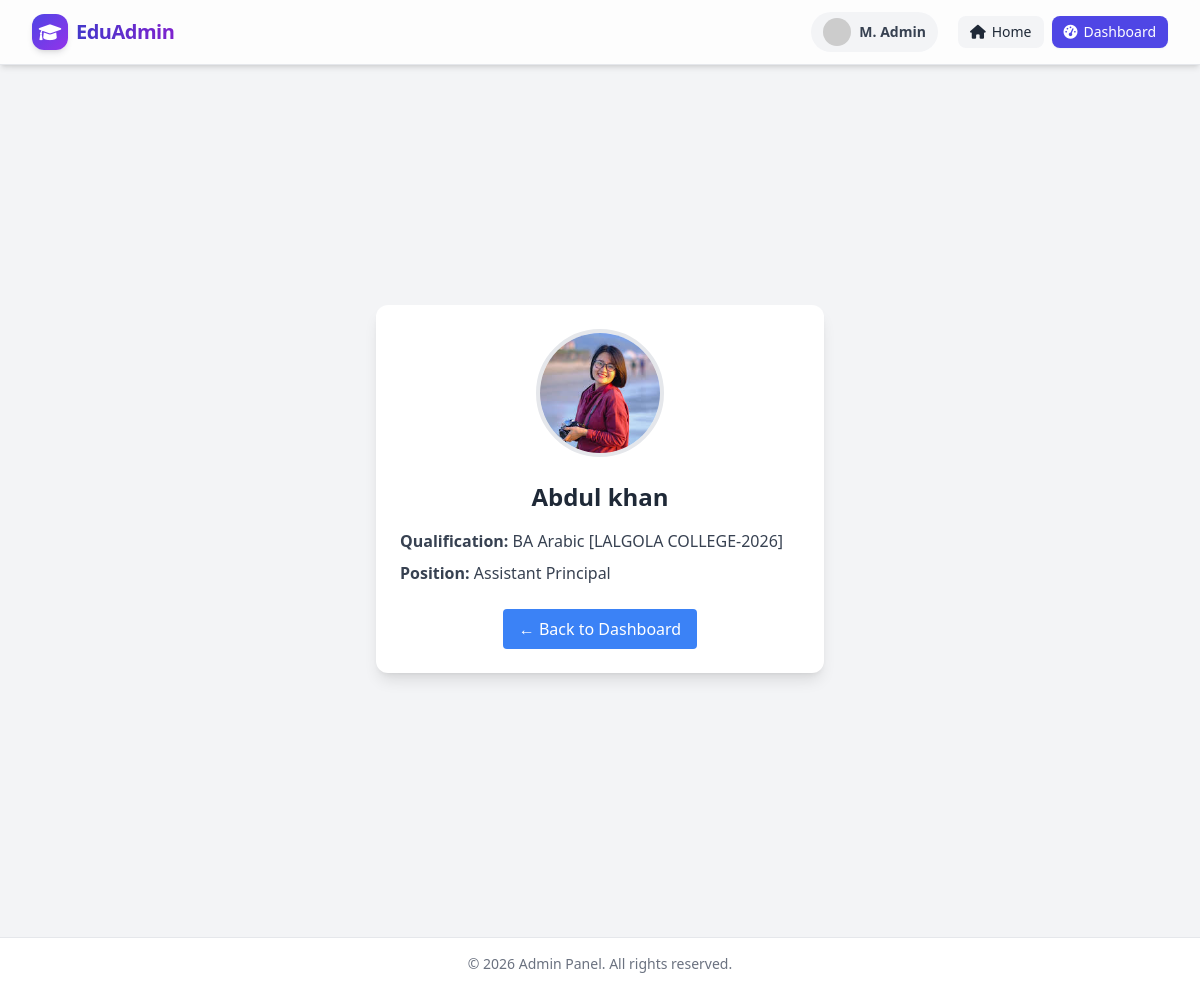
The page /teacher_details/2/ on the database its author committed.
### student/models.py (models this page shows, shortened)
class Teacher(models.Model):
    name = models.CharField(max_length=100)
    position = models.CharField(max_length=100)
    qualification = models.CharField(max_length=150)
    contact = models.CharField(max_length=15)
    img = models.ImageField(upload_to='teachers/profile/')
    documents = models.FileField(upload_to='teachers/documents/')
    created_at = models.DateTimeField(auto_now_add=True)
    is_active = models.BooleanField(default=True)
    class Meta:
        ordering = ['name']
        verbose_name = 'Teacher'
        verbose_name_plural = 'Teachers'

### student/views.py (the view)
# urls.py: path('teacher_details/<int:id>/',views.teacher_details, name='teacher_details' ),
def teacher_details(request, id):
    teacher  = get_object_or_404(Teacher, id=id)
    context = {'teacher':teacher}
    return render(request, 'teacher/t_details.html', context )

### templates/teacher/t_details.html
{%extends "admin/base.html"%}
{% block content%}
<html lang="en">
<body class="bg-gray-100">
<div class="min-h-screen flex items-center justify-center p-4">
    <div class="max-w-md w-full bg-white rounded-xl shadow-lg overflow-hidden">
        <div class="flex justify-center pt-6">
                <img src="{{ teacher.img.url }}" alt="{{ teacher.name }}"
                     class="w-32 h-32 rounded-full object-cover border-4 border-gray-200">
        </div>
        <div class="p-6 text-center">
            <h2 class="text-2xl font-bold text-gray-800">{{ teacher.name }}</h2>
            <div class="mt-4 text-left space-y-2">
                <p class="text-gray-700">
                    <span class="font-semibold">Qualification:</span>
                    {{ teacher.qualification|default:"Not specified" }}
                </p>
                <p class="text-gray-700">
                    <span class="font-semibold">Position:</span>
                    {{ teacher.position|default:"Not specified" }}
                </p>
            </div>
            <div class="mt-6">
                <a href="{% url 'dashboard' %}"
                   class="inline-block bg-blue-500 hover:bg-blue-600 text-white font-medium py-2 px-4 rounded">
                    ← Back to Dashboard
                </a>
            </div>
        </div>
    </div>
</div>
</body>
{% endblock%}

### rows shown on the page
Teacher: img (picture), name "Abdul khan", qualification "BA Arabic [LALGOLA COLLEGE-2026]", position "Assistant Principal"
